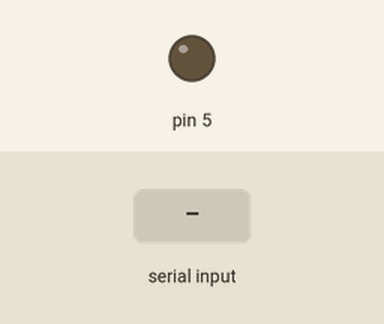
This sketch was run on a simulated Arduino Uno, built with avr-gcc and run on an emulated ATmega328P. On the bench: output pins drawn as LEDs (lit = HIGH). Inputs (shaded band) come from the test bench.

Above: at 1.2 s.
1.3 s: "P" received over Serial
Timing chart, 0 to 4.3 s (numbered marks = the images above; inputs shaded):
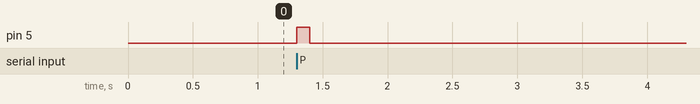

The sketch:

code.ino
```cpp
void setup()
{
  Serial.begin(9600);
  pinMode(5,OUTPUT);
}

void loop()
{
  while(Serial.available())
  {
    char c=Serial.read();
    if(c=='P')
    {
      digitalWrite(5,HIGH);
      delay(100);
      digitalWrite(5,LOW);
    }
  }
}
```

Measured:
- after the input at 1.3 s, pin 5: LOW → HIGH at once, → LOW 0.10 s later
